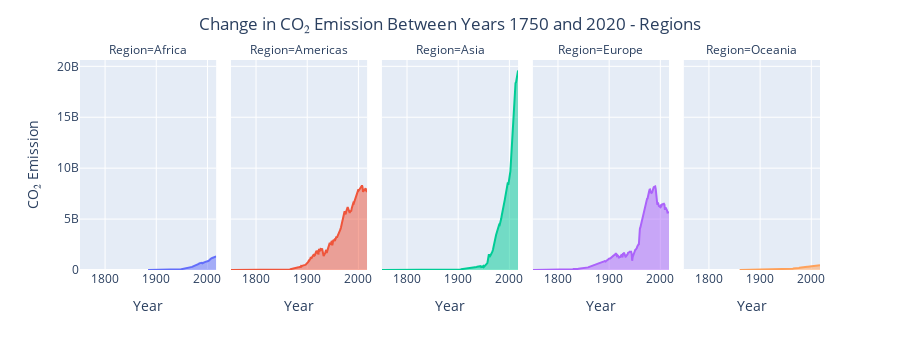

The notebook cell this image was saved under:
### Code cell
fig = px.area(df_reg,
              x="Year",
              y="Annual CO₂ emissions (tonnes )",
              color="Region",
              facet_col="Region",
              facet_col_wrap=5,
              labels={'Entity':'Country','Annual CO₂ emissions (tonnes )':'CO₂ Emission'},
              height=350)
fig.update_layout(title="Change in CO₂ Emission Between Years 1750 and 2020 - Regions",
                  title_x=0.50)
fig.update_layout(showlegend = False)
fig.show()

### Figure 1 — Plotly figure (JSON) as saved in the notebook; plotly's stock layout.template omitted (floating-point values rounded to 4 significant figures; data arrays with more than 128 entries replaced by an {"elided": "..."} marker saying what was removed)
{"data": [{"hovertemplate": "Region=Africa<br>Year=%{x}<br>CO₂ Emission=%{y}<extra></extra>", "legendgroup": "Africa", "line": {"color": "#636efa"}, "marker": {"symbol": "circle"}, "mode": "lines", "name": "Africa", "orientation": "v", "showlegend": true, "stackgroup": "1", "type": "scatter", "x": {"elided": "134 str values"}, "xaxis": "x", "y": {"elided": "134 float values"}, "yaxis": "y"}, {"hovertemplate": "Region=Americas<br>Year=%{x}<br>CO₂ Emission=%{y}<extra></extra>", "legendgroup": "Americas", "line": {"color": "#EF553B"}, "marker": {"symbol": "circle"}, "mode": "lines", "name": "Americas", "orientation": "v", "showlegend": true, "stackgroup": "1", "type": "scatter", "x": {"elided": "267 str values"}, "xaxis": "x2", "y": {"elided": "267 float values"}, "yaxis": "y2"}, {"hovertemplate": "Region=Asia<br>Year=%{x}<br>CO₂ Emission=%{y}<extra></extra>", "legendgroup": "Asia", "line": {"color": "#00cc96"}, "marker": {"symbol": "circle"}, "mode": "lines", "name": "Asia", "orientation": "v", "showlegend": true, "stackgroup": "1", "type": "scatter", "x": {"elided": "267 str values"}, "xaxis": "x3", "y": {"elided": "267 float values"}, "yaxis": "y3"}, {"hovertemplate": "Region=Europe<br>Year=%{x}<br>CO₂ Emission=%{y}<extra></extra>", "legendgroup": "Europe", "line": {"color": "#ab63fa"}, "marker": {"symbol": "circle"}, "mode": "lines", "name": "Europe", "orientation": "v", "showlegend": true, "stackgroup": "1", "type": "scatter", "x": {"elided": "267 str values"}, "xaxis": "x4", "y": {"elided": "267 float values"}, "yaxis": "y4"}, {"hovertemplate": "Region=Oceania<br>Year=%{x}<br>CO₂ Emission=%{y}<extra></extra>", "legendgroup": "Oceania", "line": {"color": "#FFA15A"}, "marker": {"symbol": "circle"}, "mode": "lines", "name": "Oceania", "orientation": "v", "showlegend": true, "stackgroup": "1", "type": "scatter", "x": {"elided": "158 str values"}, "xaxis": "x5", "y": {"elided": "158 float values"}, "yaxis": "y5"}], "layout": {"annotations": [{"font": {}, "showarrow": false, "text": "Region=Africa", "x": 0.092, "xanchor": "center", "xref": "paper", "y": 1, "yanchor": "bottom", "yref": "paper"}, {"font": {}, "showarrow": false, "text": "Region=Americas", "x": 0.296, "xanchor": "center", "xref": "paper", "y": 1, "yanchor": "bottom", "yref": "paper"}, {"font": {}, "showarrow": false, "text": "Region=Asia", "x": 0.5, "xanchor": "center", "xref": "paper", "y": 1, "yanchor": "bottom", "yref": "paper"}, {"font": {}, "showarrow": false, "text": "Region=Europe", "x": 0.704, "xanchor": "center", "xref": "paper", "y": 1, "yanchor": "bottom", "yref": "paper"}, {"font": {}, "showarrow": false, "text": "Region=Oceania", "x": 0.908, "xanchor": "center", "xref": "paper", "y": 1, "yanchor": "bottom", "yref": "paper"}], "height": 350, "legend": {"title": {"text": "Region"}, "tracegroupgap": 0}, "margin": {"t": 60}, "showlegend": false, "title": {"text": "Change in CO₂ Emission Between Years 1750 and 2020 - Regions", "x": 0.5}, "xaxis": {"anchor": "y", "domain": [0, 0.184], "title": {"text": "Year"}}, "xaxis2": {"anchor": "y2", "domain": [0.204, 0.388], "matches": "x", "title": {"text": "Year"}}, "xaxis3": {"anchor": "y3", "domain": [0.408, 0.592], "matches": "x", "title": {"text": "Year"}}, "xaxis4": {"anchor": "y4", "domain": [0.612, 0.796], "matches": "x", "title": {"text": "Year"}}, "xaxis5": {"anchor": "y5", "domain": [0.816, 1], "matches": "x", "title": {"text": "Year"}}, "yaxis": {"anchor": "x", "domain": [0, 1], "title": {"text": "CO₂ Emission"}}, "yaxis2": {"anchor": "x2", "domain": [0, 1], "matches": "y", "showticklabels": false}, "yaxis3": {"anchor": "x3", "domain": [0, 1], "matches": "y", "showticklabels": false}, "yaxis4": {"anchor": "x4", "domain": [0, 1], "matches": "y", "showticklabels": false}, "yaxis5": {"anchor": "x5", "domain": [0, 1], "matches": "y", "showticklabels": false}}}
